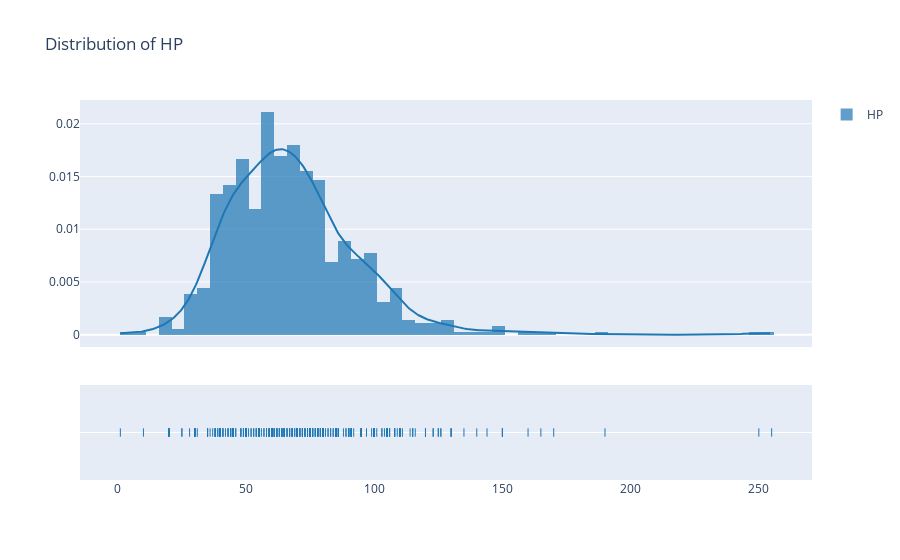

The cell this chart's notebook holds for it:
### Markdown cell above
### Distribution of HP
The distribution pattern and concentration of HP stats among Pokémon

### Code cell
fig = ff.create_distplot([pokedata.HP], ['HP'], bin_size=5)
fig.update_layout(title="Distribution of HP") 
iplot(fig, filename='Basic Distplot')

### Figure 1 — Plotly figure (JSON) as saved in the notebook; plotly's stock layout.template omitted (floating-point values rounded to 4 significant figures; data arrays with more than 128 entries replaced by an {"elided": "..."} marker saying what was removed)
{"data": [{"histnorm": "probability density", "legendgroup": "HP", "marker": {"color": "rgb(31, 119, 180)"}, "name": "HP", "opacity": 0.7, "type": "histogram", "x": {"elided": "721 int values"}, "xaxis": "x", "xbins": {"end": 255, "size": 5, "start": 1}, "yaxis": "y"}, {"legendgroup": "HP", "marker": {"color": "rgb(31, 119, 180)"}, "mode": "lines", "name": "HP", "showlegend": false, "type": "scatter", "x": {"elided": "500 float values"}, "xaxis": "x", "y": {"elided": "500 float values"}, "yaxis": "y"}, {"legendgroup": "HP", "marker": {"color": "rgb(31, 119, 180)", "symbol": "line-ns-open"}, "mode": "markers", "name": "HP", "showlegend": false, "type": "scatter", "x": {"elided": "721 int values"}, "xaxis": "x", "y": {"elided": "721 str values"}, "yaxis": "y2"}], "layout": {"autosize": true, "barmode": "overlay", "hovermode": "closest", "legend": {"traceorder": "reversed"}, "title": {"text": "Distribution of HP"}, "xaxis": {"anchor": "y2", "autorange": true, "domain": [0, 1], "range": [-14.77, 270.8], "type": "linear", "zeroline": false}, "yaxis": {"anchor": "free", "autorange": true, "domain": [0.35, 1], "position": 0, "range": [-0.001171, 0.02225], "type": "linear"}, "yaxis2": {"anchor": "x", "autorange": true, "domain": [0, 0.25], "dtick": 1, "range": [-1, 1], "showticklabels": false, "type": "category"}}}
